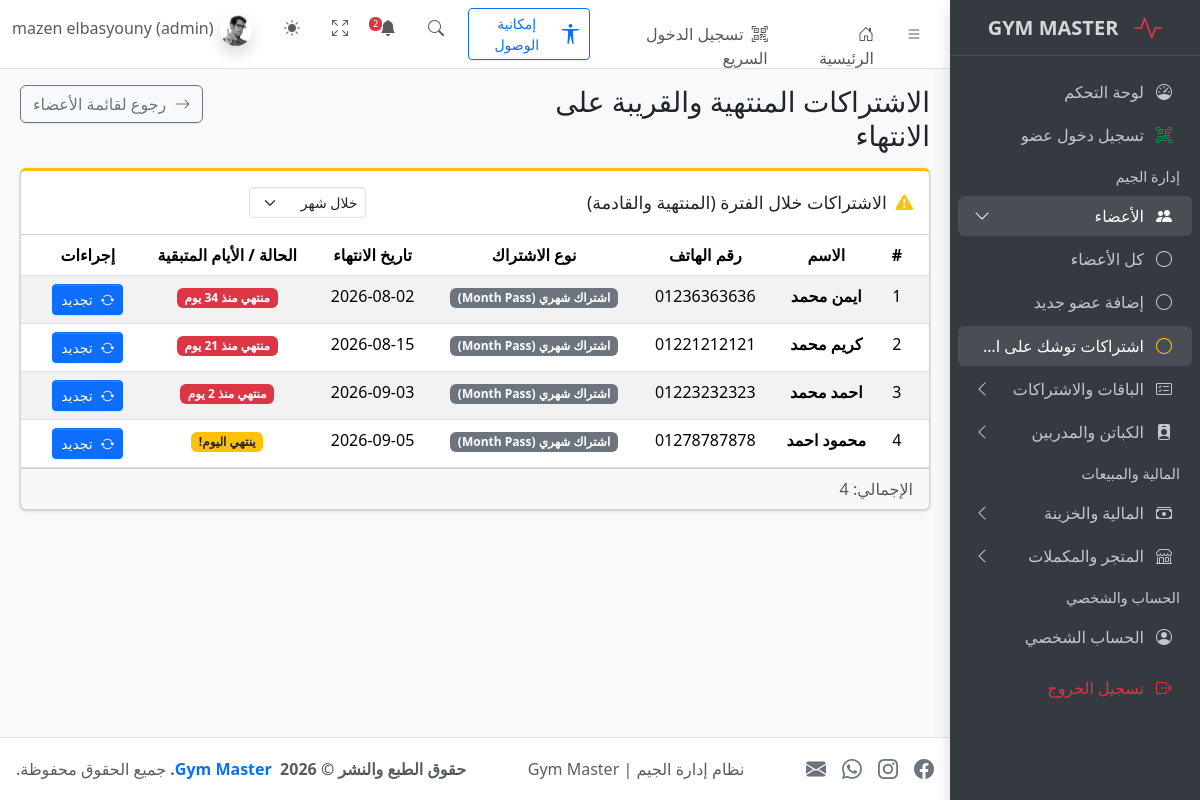
Page /expiring.php (signed in) on the committed database.
### tables this page shows
CREATE TABLE `members` (
  `id` int(11) NOT NULL,
  `full_name` varchar(100) NOT NULL,
  `phone` varchar(20) NOT NULL,
  `email` varchar(150) DEFAULT NULL,
  `address` varchar(255) DEFAULT NULL,
  `photo` varchar(255) DEFAULT NULL,
  `gender` enum('male','female') NOT NULL DEFAULT 'male',
  `birth_date` date DEFAULT NULL,
  `join_date` date NOT NULL,
  `notes` text DEFAULT NULL,
  `created_at` timestamp NOT NULL DEFAULT current_timestamp(),
  `membership_type` varchar(50) DEFAULT NULL,
  `subscription_start` date DEFAULT NULL,
  `subscription_end` date DEFAULT NULL,
  `status` varchar(20) DEFAULT 'active'
);

### expiring.php (the view, shortened to what this page needs)
<?php
require_once __DIR__ . '/config/db.php';
$canRenew = isset($_SESSION['user_id']) && in_array($_SESSION['role'] ?? '', ['admin', 'staff'], true);
$days = isset($_GET['days']) && ctype_digit($_GET['days']) ? (int)$_GET['days'] : 30;
try {
    $stmt = $pdo->prepare("
        SELECT m.*,
               sub_latest.end_date AS subscription_end,
               sub_latest.membership_type,
               DATEDIFF(sub_latest.end_date, CURRENT_DATE()) AS days_left
        FROM members m
        INNER JOIN (
            SELECT s.member_id, s.end_date, p.name AS membership_type, s.id
            FROM subscriptions s
            LEFT JOIN packages p ON s.package_id = p.id
            WHERE s.id IN (
                SELECT MAX(id)
                FROM subscriptions
                GROUP BY member_id
            )
        ) sub_latest ON m.id = sub_latest.member_id
        WHERE DATEDIFF(sub_latest.end_date, CURRENT_DATE()) <= ?
        ORDER BY sub_latest.end_date ASC
    ");
    $stmt->execute([$days]);
    $expiringMembers = $stmt->fetchAll();
} catch (Exception $e) {
    $expiringMembers = [];
}
require_once __DIR__ . '/includes/header.php';
require_once __DIR__ . '/includes/sidebar.php';
?>
<main class="app-main">
    <div class="app-content-header">
        <div class="container-fluid">
            <div class="row">
                <div class="col-sm-6">
                    <h3 class="mb-0">الاشتراكات المنتهية والقريبة على الانتهاء</h3>
                </div>
                <div class="col-sm-6 text-end">
                    <a href="./members.php" class="btn btn-outline-secondary">
                        <i class="bi bi-arrow-right me-1"></i> رجوع لقائمة الأعضاء
                    </a>
                </div>
            </div>
        </div>
    </div>
    <div class="app-content">
        <div class="container-fluid">
            <div class="card card-outline card-warning">
                <div class="card-header d-flex justify-content-between align-items-center">
                    <h3 class="card-title">
                        <i class="bi bi-exclamation-triangle-fill text-warning me-1"></i>
                        الاشتراكات خلال الفترة (المنتهية والقادمة)
                    </h3>
                    <div class="card-tools">
                        <select class="form-select form-select-sm" onchange="location = this.value;">
                            <option value="expiring.php?days=30" <?= $days == 30 ? 'selected' : '' ?>>خلال شهر</option>
                        </select>
                    </div>
                </div>
                <div class="card-body p-0">
                    <table class="table table-striped table-hover m-0 text-center">
                        <thead>
                            <tr>
                                <th>#</th>
                                <th>الاسم</th>
                                <th>رقم الهاتف</th>
                                <th>نوع الاشتراك</th>
                                <th>تاريخ الانتهاء</th>
                                <th>الحالة / الأيام المتبقية</th>
                                <?php if ($canRenew): ?>
                                    <th>إجراءات</th>
                                <?php endif; ?>
                            </tr>
                        </thead>
                        <tbody>
                            <?php if (!empty($expiringMembers)): ?>
                                <?php foreach ($expiringMembers as $index => $member):
                                    $daysLeft = (int)$member['days_left'];
                                    $isExpired = $daysLeft < 0;
                                ?>
                                    <tr>
                                        <td><?= $index + 1 ?></td>
                                        <td class="fw-bold"><?= htmlspecialchars($member['full_name']) ?></td>
                                        <td><?= htmlspecialchars($member['phone']) ?></td>
                                        <td><span class="badge bg-secondary"><?= htmlspecialchars($member['membership_type'] ?? 'اشتراك') ?></span></td>
                                        <td><?= htmlspecialchars($member['subscription_end']) ?></td>
                                        <td>
                                            <?php if ($isExpired): ?>
                                                <span class="badge bg-danger">
                                                    منتهي منذ <?= abs($daysLeft) ?> يوم
                                                </span>
                                            <?php elseif ($daysLeft === 0): ?>
                                                <span class="badge bg-warning text-dark">
                                                    ينتهي اليوم!
                                                </span>
                                            <?php else: ?>
                                                <span class="badge bg-warning text-dark">
                                                    متبقي <?= $daysLeft ?> يوم
                                                </span>
                                            <?php endif; ?>
                                        </td>
                                        <?php if ($canRenew): ?>
                                            <td>
                                                <a href="./create-invoice.php?member_id=<?= (int)$member['id'] ?>" class="btn btn-sm btn-primary">
                                                    <i class="bi bi-arrow-repeat me-1"></i> تجديد
                                                </a>
                                            </td>
                                        <?php endif; ?>
                                    </tr>
                                <?php endforeach; ?>
                            <?php endif; ?>
                        </tbody>
                    </table>
                </div>
                <div class="card-footer text-muted">
                    الإجمالي: <?= count($expiringMembers) ?>
                </div>
            </div>
        </div>
    </div>
</main>
<?php require_once __DIR__ . '/includes/footer.php'; ?>

### rows in the picture
members: full_name "ايمن محمد", phone "01236363636", membership_type "اشتراك شهري (Month Pass)", subscription_end "2026-08-02", daysLeft "34"
members: full_name "كريم محمد", phone "01221212121", membership_type "اشتراك شهري (Month Pass)", subscription_end "2026-08-15", daysLeft "21"
members: full_name "احمد محمد", phone "01223232323", membership_type "اشتراك شهري (Month Pass)", subscription_end "2026-09-03", daysLeft "2"
members: full_name "محمود احمد", phone "01278787878", membership_type "اشتراك شهري (Month Pass)", subscription_end "2026-09-05", shows "ينتهي اليوم!"

### other values in the picture
$totalNotifications "2"
$displayName "mazen elbasyouny"
$displayRole "admin"
count($expiringMembers) "4"
